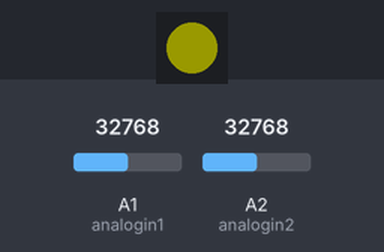
The program below on a simulated CircuitPython board. Parts: 1 RGB LEDs in strip order, left to right. The inputs (shaded band) are chosen by the test bench; at power-on: A1 (analogin1) = 32768, A2 (analogin2) = 32768 (analog values on the 0–65535 scale). Dim RGB values are drawn brighter than linear.

Above: at 1.2 s.
1.3 s: A1 (analogin1) set to 17632
At 1.7 s:
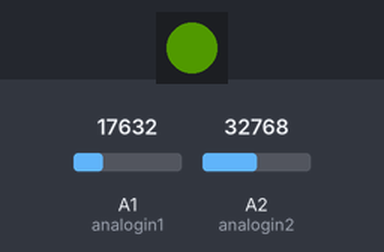
2.8 s: A1 (analogin1) set to 16192
At 4.0 s:
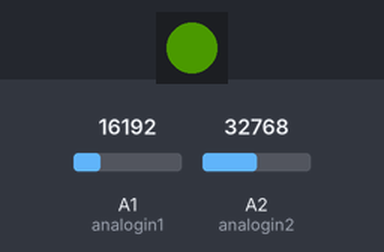
4.3 s: A2 (analogin2) set to 31392
At 5.2 s:
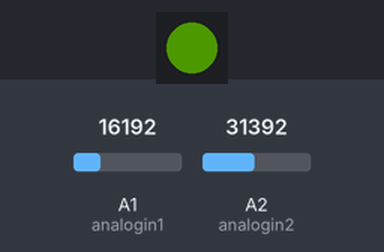
5.8 s: A2 (analogin2) set to 8528
At 6.3 s:
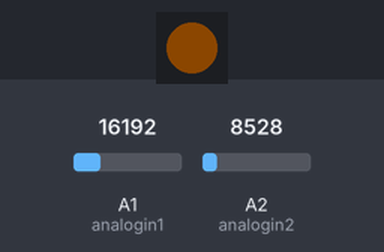
7.3 s: A2 (analogin2) set to 7328
At 8.5 s:
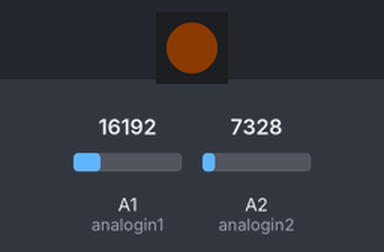
8.8 s: A2 (analogin2) set to 7864
At 9.8 s:
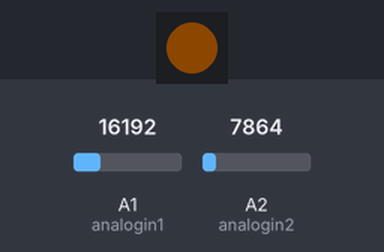
Timing chart, 0 to 11.3 s (numbered marks = the images above; inputs shaded):
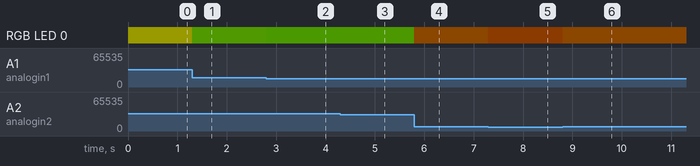

Measured:
- after the input at 1.3 s, RGB LED 0: RGB(25, 25, 0) → RGB(13, 25, 0) at once
- after the input at 2.8 s, RGB LED 0: RGB(13, 25, 0) → RGB(12, 25, 0) at once
- after the input at 4.3 s, RGB LED 0: RGB(12, 25, 0) → RGB(12, 24, 0) at once
- after the input at 5.8 s, RGB LED 0: RGB(12, 24, 0) → RGB(12, 6, 0) at once
- after the input at 7.3 s, RGB LED 0: RGB(12, 6, 0) → RGB(12, 5, 0) at once
- after the input at 8.8 s, RGB LED 0: RGB(12, 5, 0) → RGB(12, 6, 0) at once

The program:

joystick_rgb.py
```python
"""
Description:
    Control rgb light with joystick (for more info see: https://learn.adafruit.com/circuitpython-essentials/circuitpython-neopixel)
Cable Connections:
    Button + -> 3V3
    Button - -> GND
    Button S -> D0
    Joystick +5W -> 3V3
    Joystick GND -> GND
    Joystick VRx -> A1
    Joystick VRy -> A2
"""
import board
import time
import simpleio
import neopixel
from analogio import AnalogIn

pixel = neopixel.NeoPixel(board.NEOPIXEL, 1, brightness=0.2)
analogin1 = AnalogIn(board.A1)
analogin2 = AnalogIn(board.A2)

# Reads the value of the given pin and returns a value between 0 and 255
def get_voltage(pin):
    return (pin.value * 255) / 65536

while True:
    # Reads from the pin and sets the LED color based on the reading
    red = get_voltage(analogin1)
    green = get_voltage(analogin2)
    pixel.fill((red, green, 0))
```
